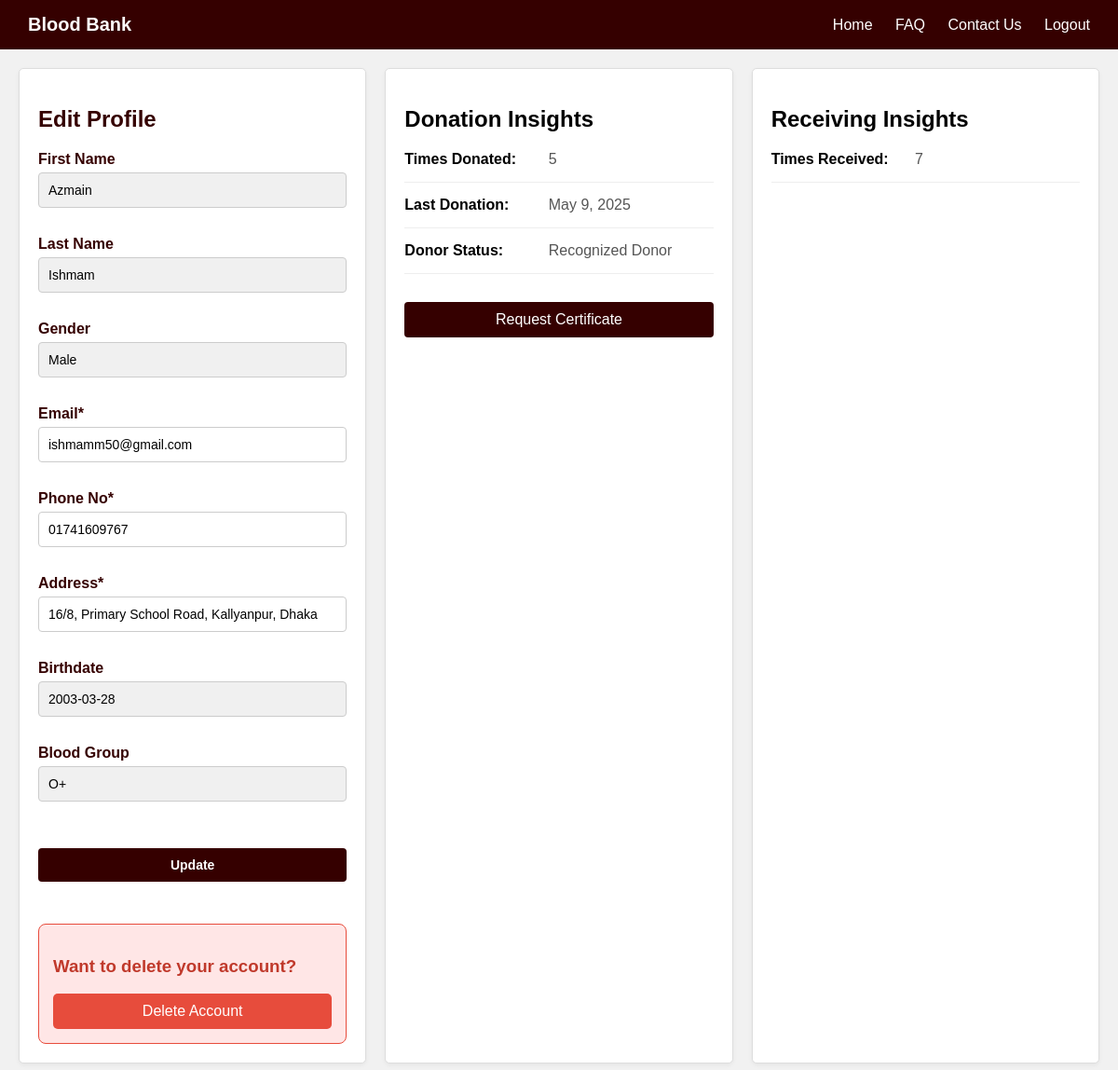
Page /editprofile.php (signed in) on the earlier database version.
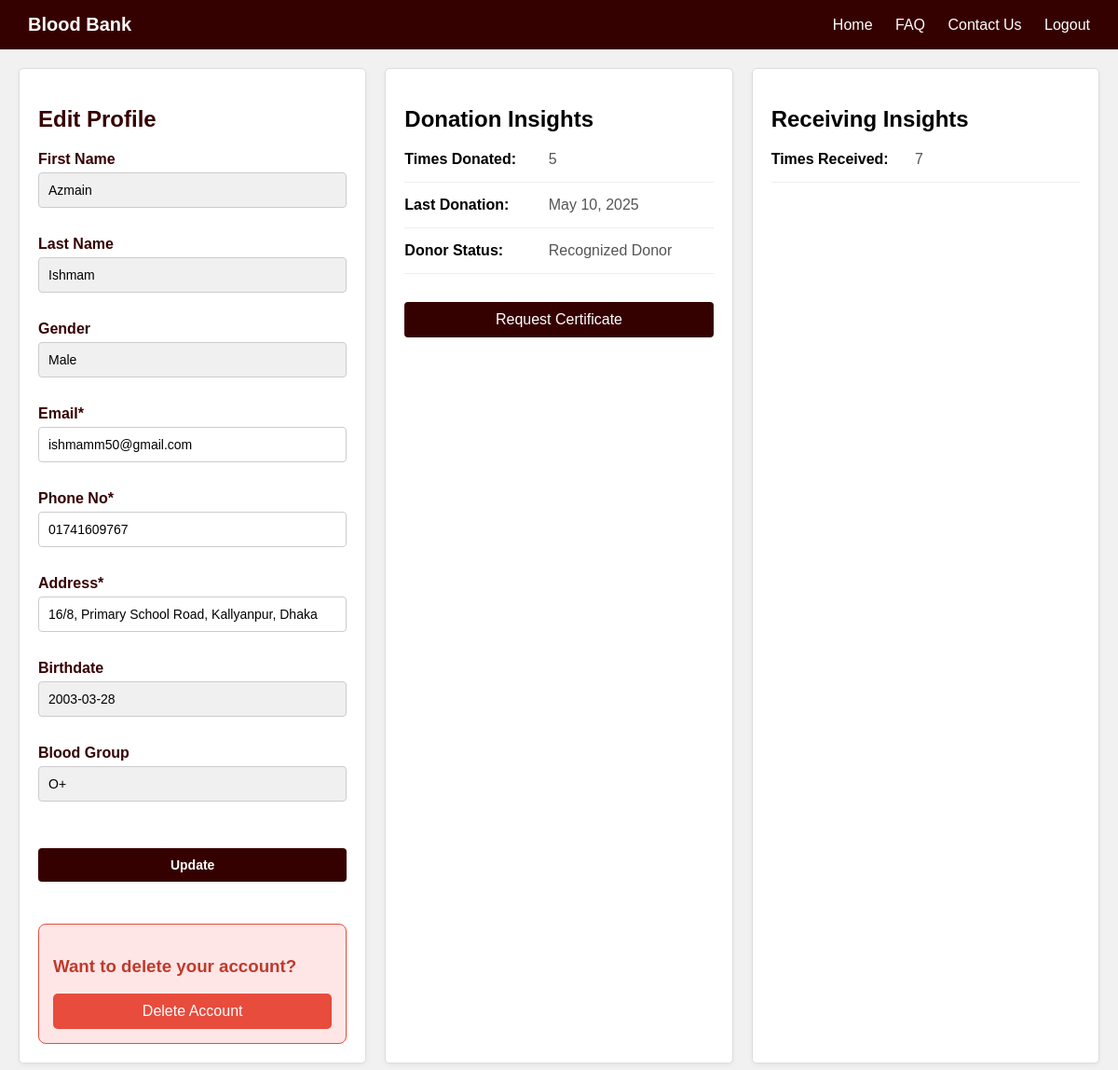
Same page on the later database version.
### tables this page shows
CREATE TABLE `donor` (
  `User_ID` int(11) NOT NULL,
  `Times_donated` int(11) DEFAULT NULL,
  `Last_donation_date` date DEFAULT NULL,
  `Regular_donor_flag` tinyint(1) DEFAULT NULL,
  `Recognized_donor_flag` tinyint(1) DEFAULT NULL
);

### editprofile.php (the view, shortened to what the changed rows need)
<?php
include 'db_connect.php';
$user_id = $_SESSION['user_id'];
function getDonationData($conn, $user_id){
    $stmt = $conn->prepare("SELECT * FROM donor WHERE User_ID = ?");
    $stmt->bind_param("i", $user_id);
    $stmt->execute();
    $result = $stmt->get_result();
    return $result->num_rows > 0 ? $result->fetch_assoc() : [];
}
$donation_data = getDonationData($conn, $user_id);
?>
<!DOCTYPE html>
<html lang="en">
<head>
    <link rel="stylesheet" type="text/css" href="style.css">
</head>
<body>
    <div class="profile-container">
        <div class="edit-container">
            <h2>Edit Profile</h2>
        </div>
        <div class="insights-container">
            <h2>Donation Insights</h2>
            <div class="insight-item">
                <span class="insight-label">Times Donated:</span>
                <span class="insight-value"><?php echo $donation_data['Times_donated'] ?? 0; ?></span>
            </div>
            <div class="insight-item">
                <span class="insight-label">Last Donation:</span>
                <span class="insight-value">
                    <?php
                    if (!empty($donation_data['Last_donation_date'])) {
                        echo date('F j, Y', strtotime($donation_data['Last_donation_date']));
                    }
                    else{
                        echo 'Never';
                    }
                    ?>
                </span>
            </div>
        </div>
        <div class="insights-container">
            <h2>Receiving Insights</h2>
        </div>
    </div>
</body>
</html>

Differences in the rows shown:
changed donor: Last_donation_date "May 9, 2025" → "May 10, 2025"
